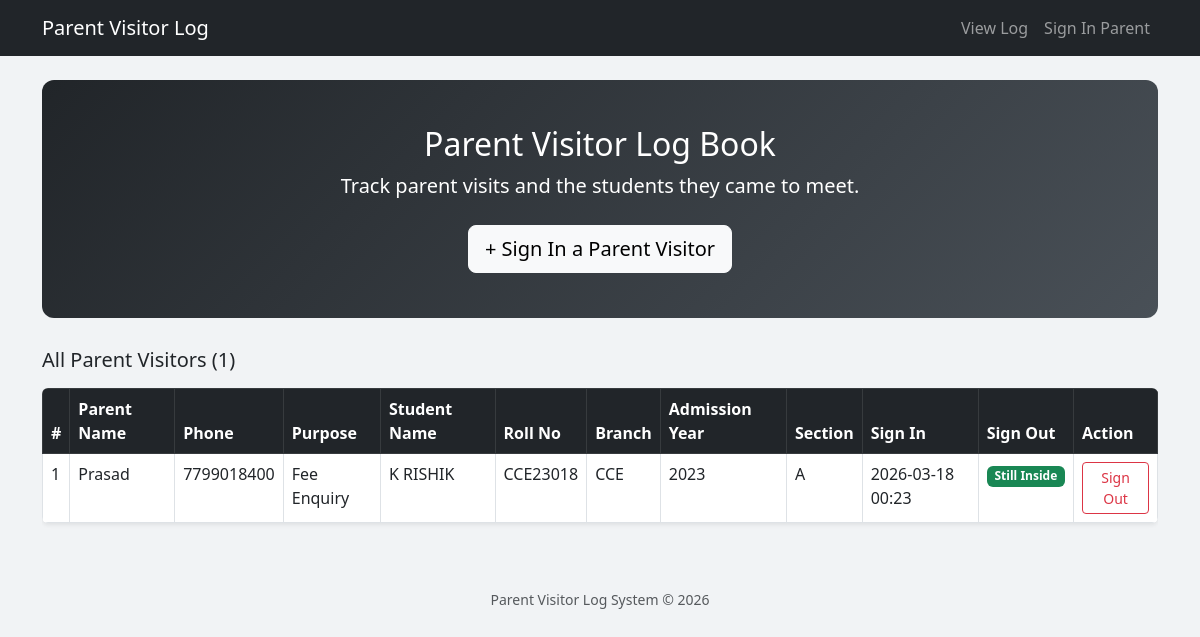
Before: / with the older database file.
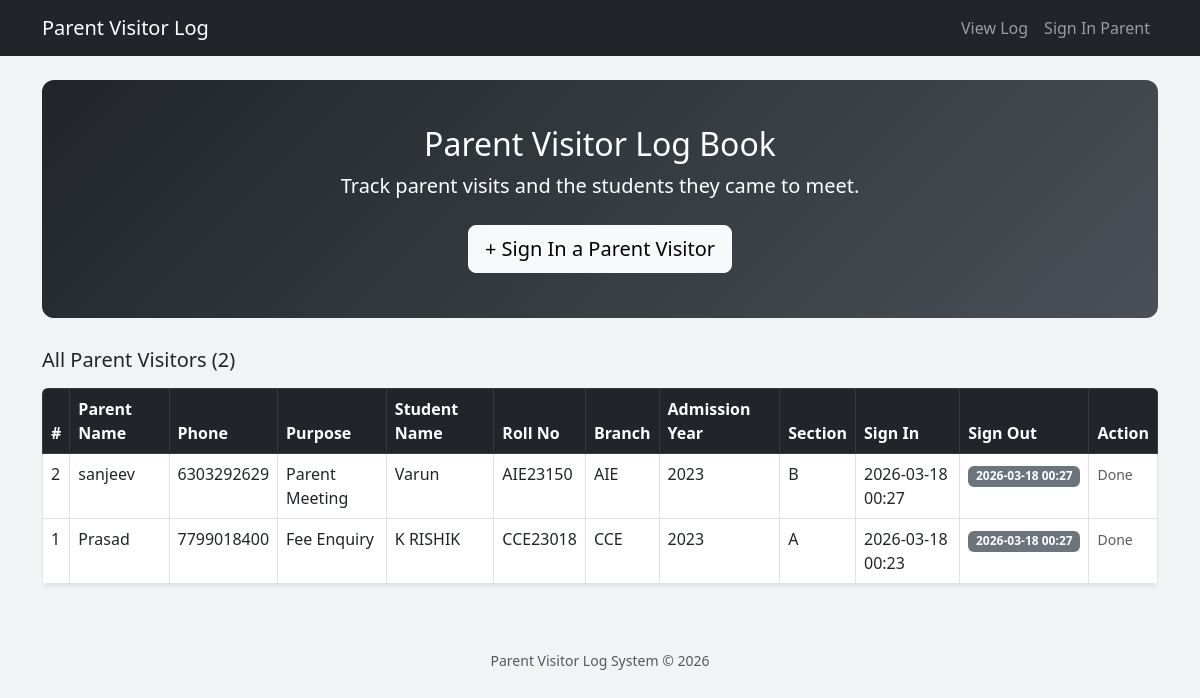
After: the same page with the newer database file.
### tables this page shows
CREATE TABLE visitors (
            id INTEGER PRIMARY KEY AUTOINCREMENT,
            name TEXT NOT NULL,
            phone TEXT NOT NULL,
            purpose TEXT NOT NULL,
            student_name TEXT NOT NULL DEFAULT '',
            roll_no TEXT NOT NULL DEFAULT '',
            sign_in TEXT NOT NULL,
            sign_out TEXT
        );

### app.py (the view)
@app.route("/")
def home():
    conn = get_db()
    visitors = conn.execute("SELECT * FROM visitors ORDER BY id DESC").fetchall()
    conn.close()
    visitor_rows = []
    for visitor in visitors:
        visitor_row = dict(visitor)
        visitor_row["roll_details"] = parse_roll_no(visitor["roll_no"])
        visitor_rows.append(visitor_row)
    return render_template("index.html", visitors=visitor_rows)

### app.py (called while the page is built)
def get_db():
    conn = sqlite3.connect("visitors.db")
    conn.row_factory = sqlite3.Row
    return conn

def parse_roll_no(roll_no):
    match = ROLL_NO_PATTERN.fullmatch((roll_no or "").strip().upper())
    if not match:
        return None
    branch_code, admission_year_suffix, section_digits = match.groups()
    section = SECTION_NAMES.get(section_digits[0])
    if section is None or section_digits == "000":
        return None
    return {
        "normalized": f"{branch_code}{admission_year_suffix}{section_digits}",
        "branch_code": branch_code,
        "branch_name": BRANCH_NAMES[branch_code],
        "admission_year": f"20{admission_year_suffix}",
        "section": section,
    }

### templates/index.html
{% extends "base.html" %}
{% block content %}
<div class="hero text-center">
    <h2>Parent Visitor Log Book</h2>
    <p class="lead">Track parent visits and the students they came to meet.</p>
    <a href="/signin" class="btn btn-light btn-lg mt-2">+ Sign In a Parent Visitor</a>
</div>
{% if visitors %}
<h5 class="mb-3">All Parent Visitors ({{ visitors|length }})</h5>
<div class="table-responsive">
    <table class="table table-bordered table-hover bg-white shadow-sm rounded">
        <thead class="table-dark">
            <tr>
                <th>#</th>
                <th>Parent Name</th>
                <th>Phone</th>
                <th>Purpose</th>
                <th>Student Name</th>
                <th>Roll No</th>
                <th>Branch</th>
                <th>Admission Year</th>
                <th>Section</th>
                <th>Sign In</th>
                <th>Sign Out</th>
                <th>Action</th>
            </tr>
        </thead>
        <tbody>
            {% for v in visitors %}
            <tr>
                <td>{{ v.id }}</td>
                <td>{{ v.name }}</td>
                <td>{{ v.phone }}</td>
                <td>{{ v.purpose }}</td>
                <td>{{ v.student_name }}</td>
                <td>{{ v.roll_no }}</td>
                <td>{{ v.roll_details.branch_code if v.roll_details else "-" }}</td>
                <td>{{ v.roll_details.admission_year if v.roll_details else "-" }}</td>
                <td>{{ v.roll_details.section if v.roll_details else "-" }}</td>
                <td>{{ v.sign_in }}</td>
                <td>
                    {% if v.sign_out %}
                        <span class="badge bg-secondary">{{ v.sign_out }}</span>
                    {% else %}
                        <span class="badge bg-success">Still Inside</span>
                    {% endif %}
                </td>
                <td>
                    {% if not v.sign_out %}
                        <a href="/signout/{{ v.id }}" class="btn btn-sm btn-outline-danger"
                           onclick="return confirm('Mark this parent visitor as signed out?')">Sign Out</a>
                    {% else %}
                        <span class="text-muted small">Done</span>
                    {% endif %}
                </td>
            </tr>
            {% endfor %}
        </tbody>
    </table>
</div>
{% else %}
<div class="text-center text-muted mt-5">
    <h5>No parent visitors recorded yet.</h5>
    <p><a href="/signin">Sign in the first parent visitor</a></p>
</div>
{% endif %}
{% endblock %}

### templates/base.html (shortened to what this page needs)
<!DOCTYPE html>
<html lang="en">
<head>
    <link rel="stylesheet" href="https://cdn.jsdelivr.net/npm/bootstrap@5.3.0/dist/css/bootstrap.min.css">
    <link rel="stylesheet" href="{{ url_for('static', filename='css/style.css') }}">
</head>
<body>
<nav class="navbar navbar-expand-lg navbar-dark bg-dark">
    <div class="container">
        <a class="navbar-brand" href="/">Parent Visitor Log</a>
        <div class="collapse navbar-collapse" id="navMenu">
            <ul class="navbar-nav ms-auto">
                <li class="nav-item"><a class="nav-link" href="/">View Log</a></li>
                <li class="nav-item"><a class="nav-link" href="/signin">Sign In Parent</a></li>
            </ul>
        </div>
    </div>
</nav>
<div class="container mt-4">
    {% block content %}{% endblock %}
</div>
<footer class="text-center text-muted mt-5 mb-3">
    <small>Parent Visitor Log System &copy; 2026</small>
</footer>
</body>
</html>

### static/css/style.css (style rules this page uses)
body { background-color: #f1f3f5; font-family: 'Segoe UI', sans-serif; }
.hero { background: linear-gradient(135deg, #212529, #495057); color: white; padding: 45px 20px; border-radius: 12px; margin-bottom: 30px; }
.table { border-radius: 10px; overflow: hidden; }

Changed rows visible on the page:
added visitors: id "2", name "sanjeev", phone "6303292629", purpose "Parent Meeting", student_name "Varun", roll_no "AIE23150", roll_details "AIE", roll_details "2023", roll_details "B", sign_in "2026-03-18 00:27", sign_out "2026-03-18 00:27", shows "Done"
changed visitors "Prasad": sign_out (not shown) → "2026-03-18 00:27"; no longer shows "Still Inside Sign Out"
Other visible differences:
{{ visitors|length }}: "1" → "2"
